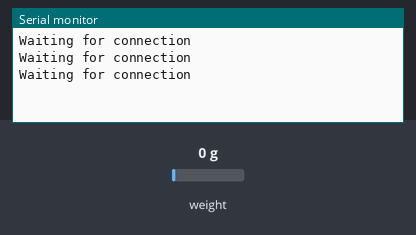
The sketch below on a simulated ESP8266 (NodeMCU). Shown: the last lines printed to the serial monitor. The inputs (shaded band) are chosen by the test bench; at power-on: weight on the scale 0 g. WiFi joins after 1.5 s; servers stay silent unless stated; uploads are accepted with an empty reply.

Above: at 3.7 s.
3.8 s: weight on the scale set to 100 g
At 5.6 s:
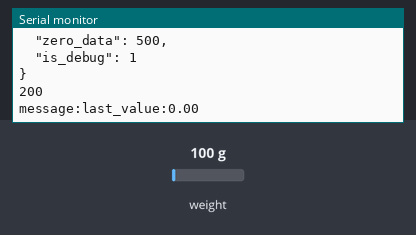
9.9 s: weight on the scale set to 1250 g
At 11.91 s:
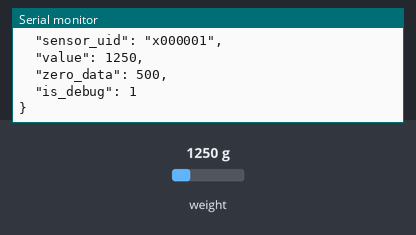

The sketch:

send_request.ino
```cpp
#include <ESP8266HTTPClient.h>
#include <ESP8266WiFi.h>
#include <ArduinoJson.h>
#include "HX711.h"                                            // подключаем библиотеку для работы с тензодатчиком
#define DOUT_PIN 5
#define SCK_PIN 4
HX711 scale;
float calibration_factor = -20.7;  // вводим калибровочный коэффициент
float data;
const char* ssid = "Keenetic-6399"; //Enter SSID
const char* password = "DxHGLBwT"; //Enter Password
String serverName = "http://127.0.0.1:8000";
float last_value = 0;

void setup() {
  scale.begin(DOUT_PIN, SCK_PIN);                             // инициируем работу с датчиком
  scale.set_scale();                                          // выполняем измерение значения без калибровочного коэффициента
  scale.tare();                                               // сбрасываем значения веса на датчике в 0
  scale.set_scale(calibration_factor);                        // устанавливаем калибровочный коэффициент

  Serial.begin(9600);          //Serial connection
  WiFi.begin(ssid, password);   //WiFi connection

  while (WiFi.status() != WL_CONNECTED) {  //Wait for the WiFI connection completion

    delay(500);
    Serial.println("Waiting for connection");


  }

}

void loop() {
  data = scale.get_units(20) + last_value;
  if (WiFi.status() == WL_CONNECTED) { //Check WiFi connection status

    StaticJsonBuffer<300> JSONbuffer;   //Declaring static JSON buffer
    JsonObject& JSONencoder = JSONbuffer.createObject();

//     JSONencoder["building"] = "Pentagon";
    JSONencoder["sensor_uid"] = "x000001";
    JSONencoder["value"] = data;
    JSONencoder["zero_data"] = 500;
    JSONencoder["is_debug"] = 1;


    char JSONmessageBuffer[300];
    JSONencoder.prettyPrintTo(JSONmessageBuffer, sizeof(JSONmessageBuffer));
    Serial.println(JSONmessageBuffer);

    HTTPClient http;    //Declare object of class HTTPClient

    http.begin("http://178.154.201.111/api/v1/send/");      //Specify request destination
    http.addHeader("Content-Type", "application/json");  //Specify content-type header

    int httpCode = http.POST(JSONmessageBuffer);   //Send the request

    Serial.println(httpCode);   //Print HTTP return code
    if (httpCode > 0) {

      // Parsing
      const size_t bufferSize = 400;
      DynamicJsonBuffer jsonBuffer(bufferSize);
      JsonObject& root = jsonBuffer.parseObject(http.getString());

      const char* message = root["message"];
      float last_value = root["last_value"];
      Serial.print("message:");
      Serial.print(message);
      Serial.print("last_value:");
      Serial.print(last_value);

      if (last_value > 0) {
        data = data + last_value;
      }


      }

    http.end();  //Close connection

  } else {

    Serial.println("Error in WiFi connection");

  }

  delay(5000);  //Send a request every 30 seconds

}
```

Measured:
- after the input at 3.8 s, the serial monitor: prints a new line after 0.70 s (image 1)
- after the input at 9.9 s, the serial monitor: prints a new line after 1.8 s (image 2)
